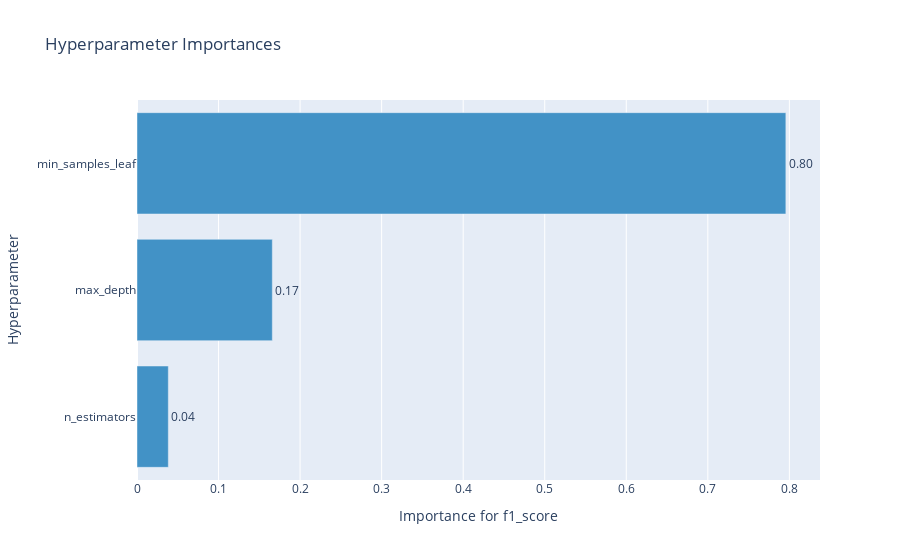

Notebook source saved alongside this figure:
### Markdown cell above
График важности гиперпараметров - помогает понять, какие гиперпараметры вносят больший вклад в минимизацию/максимизацию метрики.

### Code cell
optuna.visualization.plot_param_importances(study, target_name="f1_score")

### Figure 1 — Plotly figure (JSON) as saved in the notebook; plotly's stock layout.template omitted (floating-point values rounded to 4 significant figures)
{"data": [{"cliponaxis": false, "hovertemplate": ["n_estimators (IntDistribution): 0.0383907399264565<extra></extra>", "max_depth (IntDistribution): 0.16593224060590486<extra></extra>", "min_samples_leaf (IntDistribution): 0.7956770194676387<extra></extra>"], "marker": {"color": "rgb(66,146,198)"}, "orientation": "h", "text": ["0.04", "0.17", "0.80"], "textposition": "outside", "type": "bar", "x": [0.03839, 0.1659, 0.7957], "y": ["n_estimators", "max_depth", "min_samples_leaf"]}], "layout": {"showlegend": false, "title": {"text": "Hyperparameter Importances"}, "xaxis": {"title": {"text": "Importance for f1_score"}}, "yaxis": {"title": {"text": "Hyperparameter"}}}}
